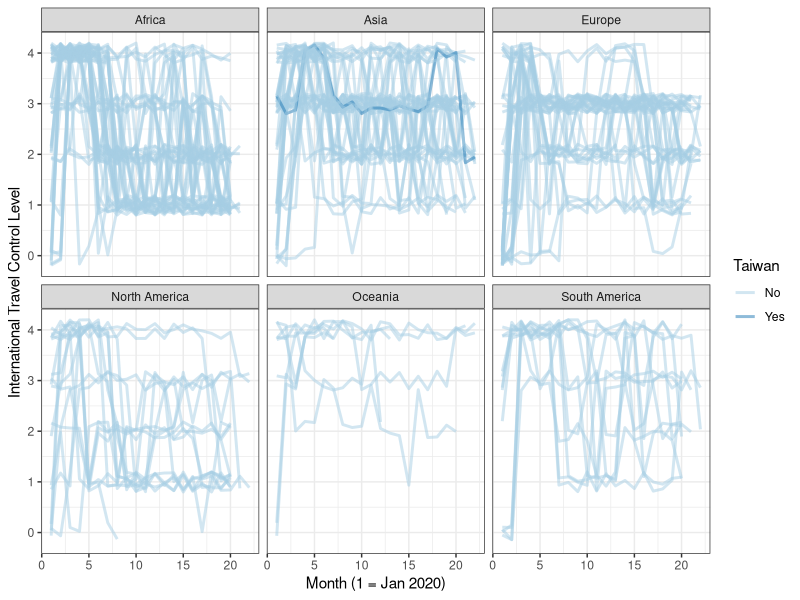
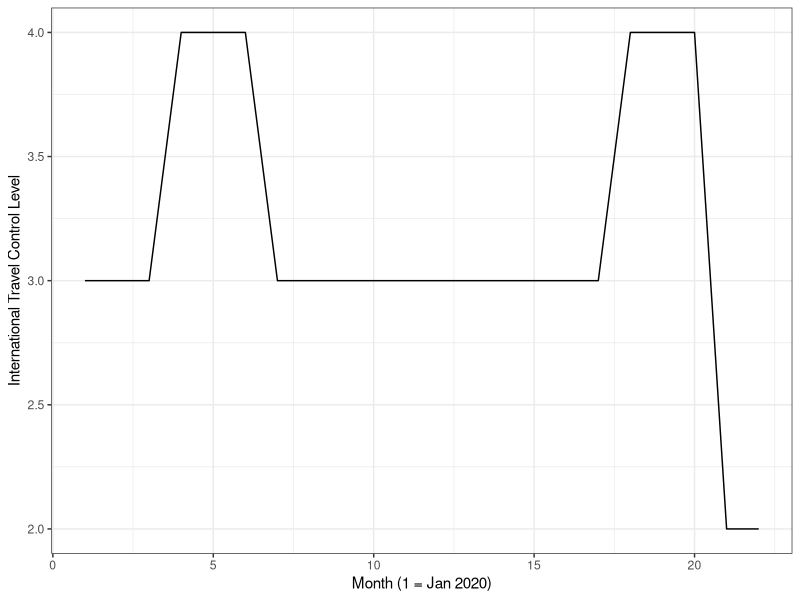
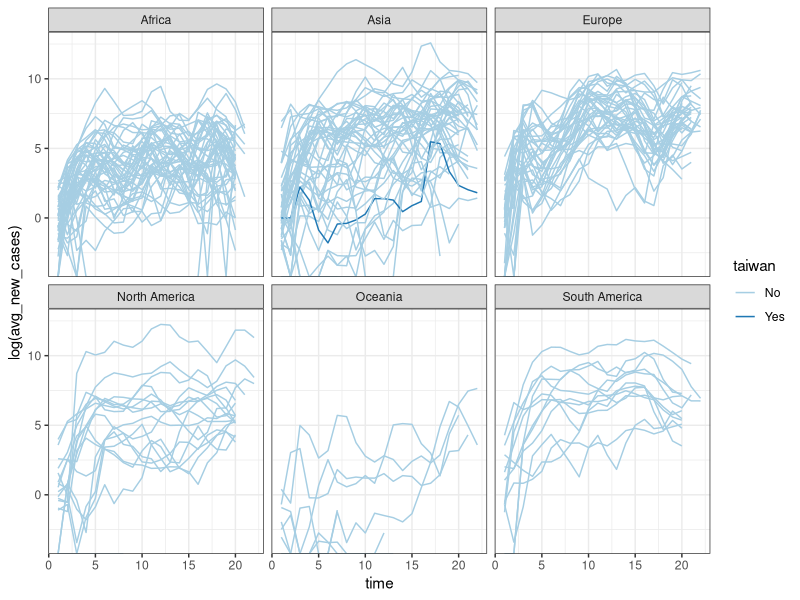

Recreate these plots in R, in order.
# Initial EDA

library(tidyverse)

# set working directory if necessary
if (rstudioapi::isAvailable()) {
  setwd(dirname(rstudioapi::getActiveDocumentContext()$path))
}

covid <- read_csv('data/international_controls.csv')

# Number of countries in analysis by continent
covid %>%
  distinct(location, .keep_all = TRUE) %>%
  group_by(continent) %>%
  summarize(n = n())

# Number of observations for Taiwan
covid %>%
  filter(location == 'Taiwan') %>%
  nrow()

# Visualize 
covid %>%
  mutate(Taiwan = ifelse(location == 'Taiwan', 'Yes', 'No')) %>%
  ggplot(aes(x = time, y = jitter(int_travel_controls), group = location,
             col = Taiwan)) +
  geom_line(alpha = 0.5, size = 1) +
  facet_wrap(~ continent, ncol = 3) +
  scale_color_brewer(type = 'qual', palette = 3) +
  labs(x = 'Month (1 = Jan 2020)',
       y = 'International Travel Control Level') +
  theme_bw()

# Taiwan response across time
covid %>%
  filter(location == 'Taiwan') %>%
  ggplot(aes(x = time, y = int_travel_controls)) +
  geom_line() +
  labs(x = 'Month (1 = Jan 2020)',
       y = 'International Travel Control Level') +
  theme_bw()

# Visualize
covid %>%
  mutate(taiwan = ifelse(location == 'Taiwan', 'Yes', 'No')) %>%
  ggplot(aes(x = time, y = log(avg_new_cases), group = location,
             col = taiwan)) +
  geom_line() +
  facet_wrap(~ continent, ncol = 3) +
  scale_color_brewer(type = 'qual', palette = 3) +
  theme_bw()
